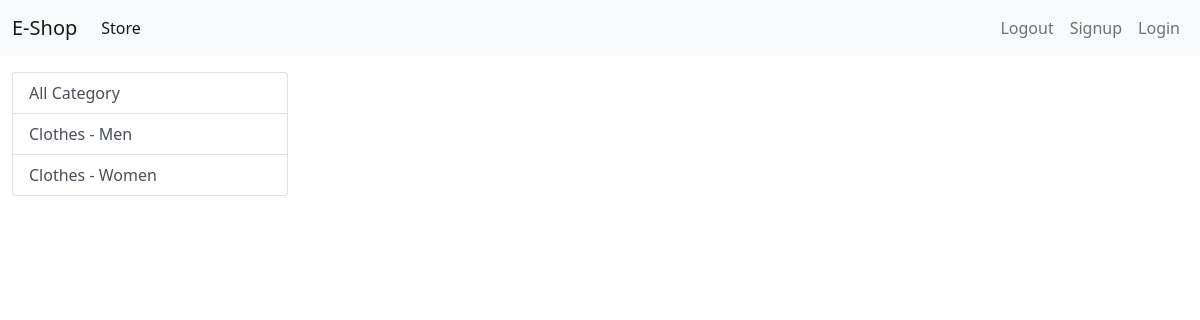
The page /?category=2 on the database as committed earlier.
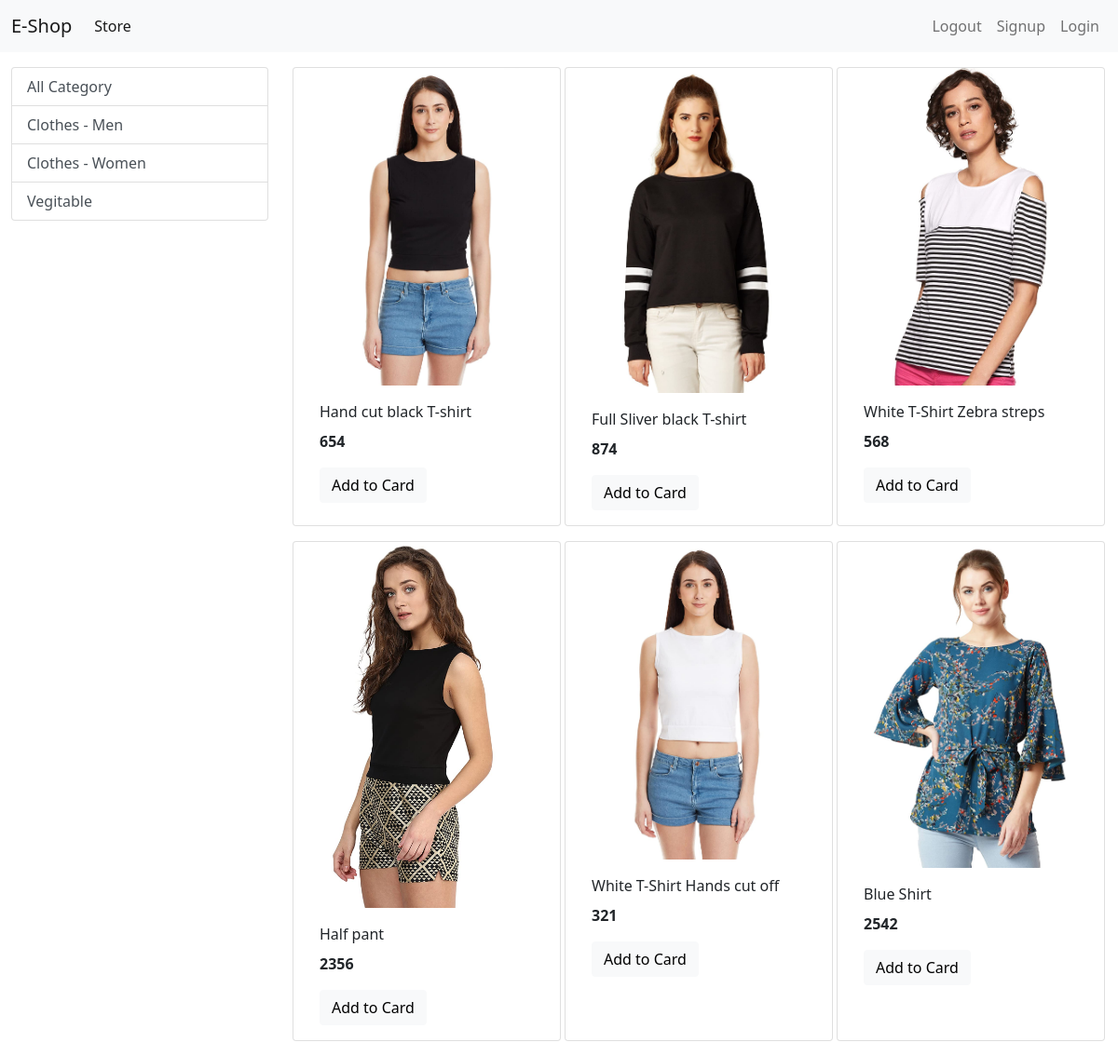
The same page on the database as committed later.
### store/models/category.py (models this page shows, shortened)
class Category(models.Model):
    name = models.CharField(max_length=50)
    @staticmethod
    def get_all_category():
        return Category.objects.all()

### store/models/product.py (models this page shows, shortened)
class Product(models.Model):
    name = models.CharField(max_length=50)
    price = models.IntegerField(default=0)
    category = models.ForeignKey(Category, on_delete=models.CASCADE)
    description = models.CharField(
        max_length=200, default='', null=True, blank=True)
    image = models.ImageField(upload_to='products')
    @staticmethod
    def get_all_products_by_categoryid(categoryid):
        if categoryid:
            return Product.objects.filter(category=categoryid)
        else:
            return Product.objects.all()

### store/views/index.py (the view, shortened to what this page needs)
# urls.py: path('', index.Index.as_view(), name='index'),
class Index(View):
    def get(self, request):
        products = None
        category = Category.get_all_category()
        categoryid = request.GET.get('category')
        if categoryid:
            products = Product.get_all_products_by_categoryid(categoryid)
        else:
            products = Product.get_all_products()
        context = {
            'products': products,
            'category': category
        }
        print('email', request.session.get('customer_email'))
        return render(request, 'store/index.html', context)

### store/templates/store/index.html (shortened to what this page needs)
{% extends "store/layout.html" %}
{% load static%}
{% block content %}
<div class="container-fluid mt-3">
  <div class="row">
    <div class="col-lg-3 mx-auto">
      <div class="list-group">
        <a href="/" class="list-group-item list-group-item-action ">All Category</a>
        {% for category in category %}
        <a href="/?category={{ category.id }}" class="list-group-item list-group-item-action ">{{category.name}}</a>
        {% endfor %}
      </div>
    </div>
    <div id='products' class="col-lg-9 mx-auto">
      <div class="row mx-auto">
        {% for product in products %}
        <div class="card mx-auto mb-3" style="width: 18rem;">
          <img src="{% get_media_prefix %}{{product.image}}" class="card-img-top" alt="...">
          <div class="card-body">
            <p class="card-title">{{product.name}}</p>
            <p class="card-text"><b>{{product.price}}</b></p>
            <form action="" method="post">
              <input type="submit" class="btn btn-block btn-light border-left" value="Add to Card">
            </form>
          </div>
        </div>
        {% endfor%}
      </div>
    </div>
  </div>
</div>
{% endblock %}

Rows that differ between the two databases and show on the page:
added Category: name "Vegitable"
added Product: image (picture), name "Hand cut black T-shirt", price "654"
added Product: image (picture), name "Full Sliver black T-shirt", price "874"
added Product: image (picture), name "White T-Shirt Zebra streps", price "568"
added Product: image (picture), name "Half pant", price "2356"
added Product: image (picture), name "White T-Shirt Hands cut off", price "321"
added Product: image (picture), name "Blue Shirt", price "2542"
